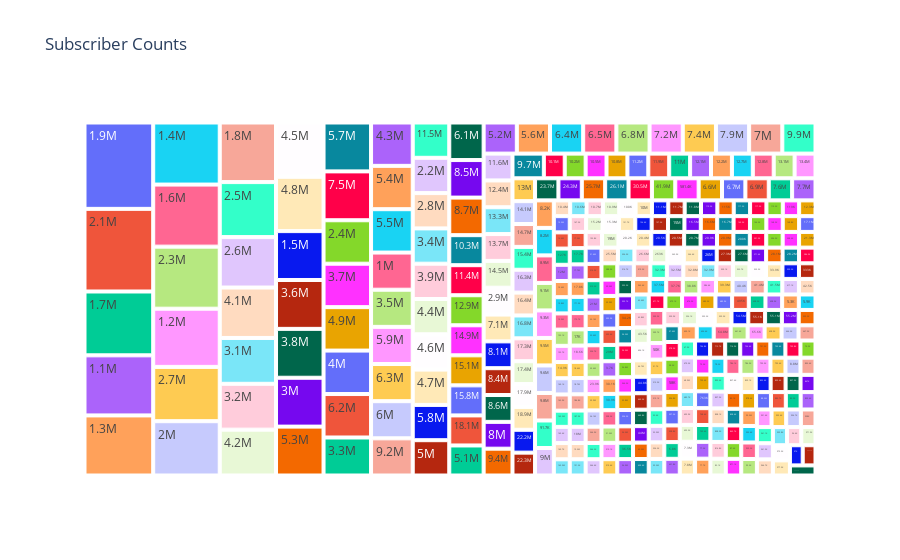

The cell this chart's notebook holds for it:
### Code cell
# 'path' parameter specifies the hierarchical structure of the treemap, in this case, using 'Subscribers Count' as the path
# 'title' parameter sets the title of the treemap
fig = px.treemap(df, path=['Subscribers Count'], title="Subscriber Counts")

# Display the treemap plot
fig.show()

### Figure 1 — Plotly figure (JSON) as saved in the notebook; plotly's stock layout.template omitted (floating-point values rounded to 4 significant figures; data arrays with more than 128 entries replaced by an {"elided": "..."} marker saying what was removed)
{"data": [{"branchvalues": "total", "domain": {"x": [0, 1], "y": [0, 1]}, "hovertemplate": "labels=%{label}<br>count=%{value}<br>parent=%{parent}<br>id=%{id}<extra></extra>", "ids": {"elided": "413 str values"}, "labels": {"elided": "413 str values"}, "name": "", "parents": {"elided": "413 str values"}, "type": "treemap", "values": {"elided": "413 int values"}}], "layout": {"legend": {"tracegroupgap": 0}, "title": {"text": "Subscriber Counts"}}}
